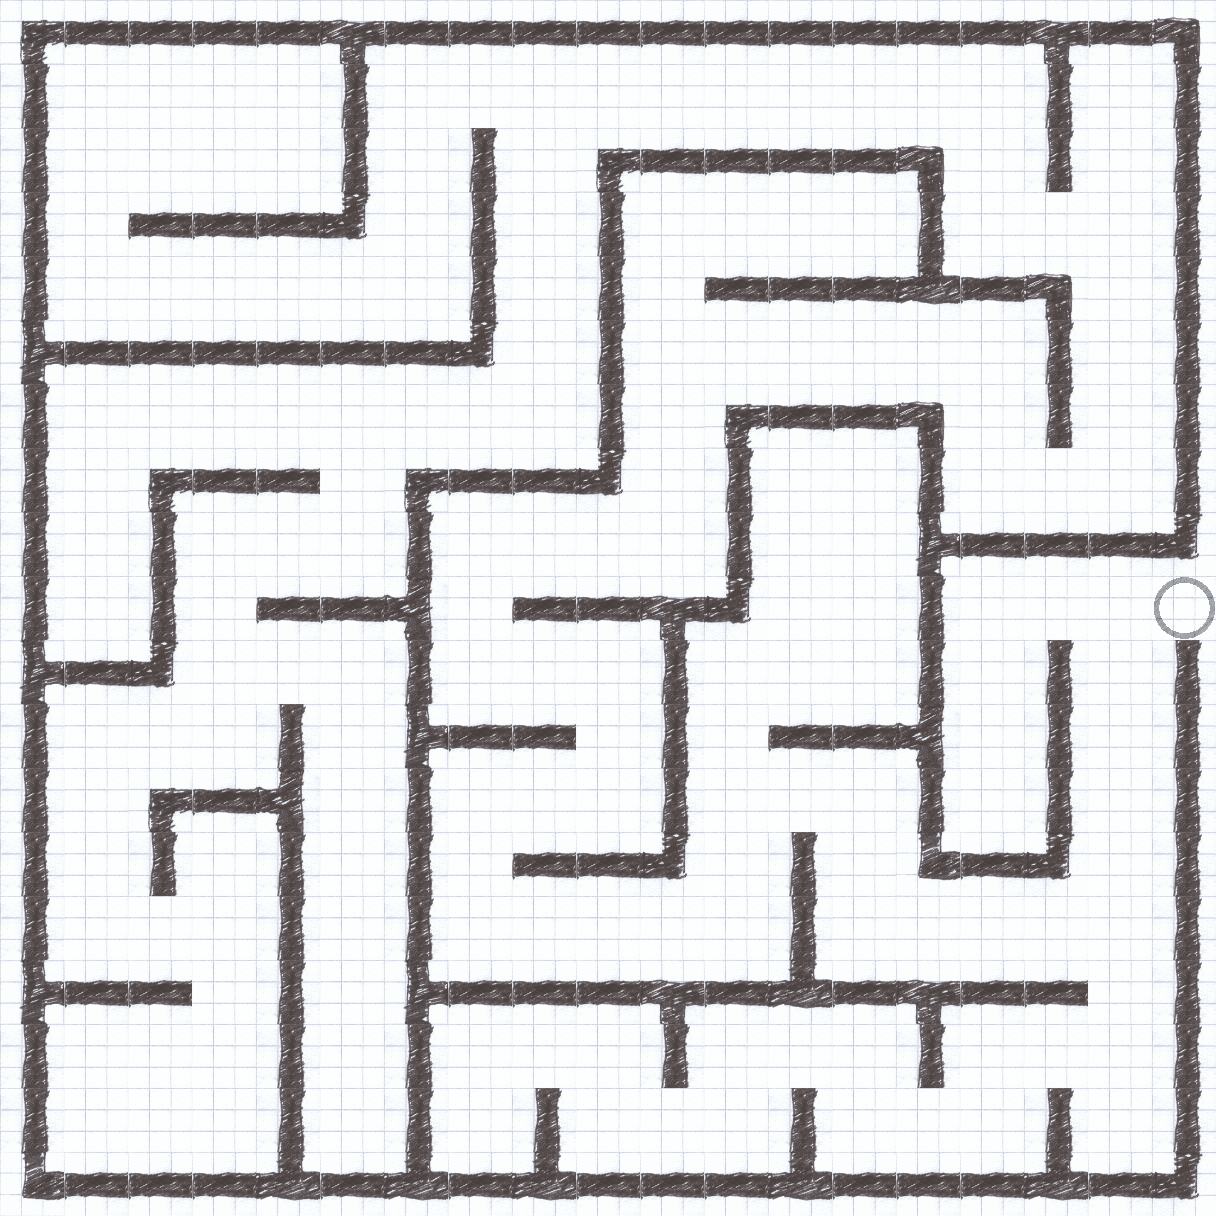

A 2D game scene composited from a Tiled map and its tileset images. What follows is a short description and the map's XML, with each tile layer's data collapsed to a summary:
An orthogonal 19x19 tile map with 64x64 px tiles, 3 tile layers (piso, paredes, portal), 3 tilesets and 1 object (spawn).

<map version="1.0" orientation="orthogonal" width="19" height="19" tilewidth="64" tileheight="64" backgroundcolor="#55ff7f">
 <properties>
  <property name="optimo" value="29" />
 </properties>
 <tileset firstgid="1" name="piso" tilewidth="64" tileheight="64">
  <image source="piso.png" width="64" height="64" />
 </tileset>
 <tileset firstgid="2" name="pared" tilewidth="64" tileheight="64">
  <image source="pared.png" width="512" height="512" />
  <tile id="0">
   <properties>
    <property name="colisionable" value="true" />
   </properties>
  </tile>
 </tileset>
 <tileset firstgid="66" name="portal" tilewidth="64" tileheight="64">
  <image source="portal.png" width="64" height="64" />
 </tileset>
 <layer name="piso" width="19" height="19">
  <data>[361 cells, 361 non-empty, 1 distinct tile ids]</data>
 </layer>
 <layer name="paredes" width="19" height="19">
  <data>[361 cells, 195 non-empty, 10 distinct tile ids]</data>
 </layer>
 <layer name="portal" width="19" height="19">
  <data>[361 cells, 1 non-empty, 1 distinct tile ids]</data>
 </layer>
 <objectgroup name="personaje" width="19" height="19">
  <object name="spawn" x="96" y="576" width="32" height="32" />
 </objectgroup>
</map>
